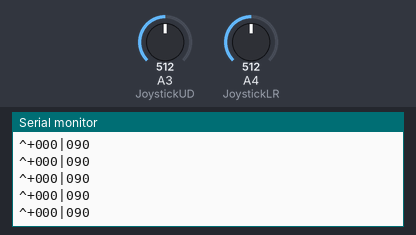
Simulated run of this sketch. Board: Arduino Uno, built with avr-gcc and run on an emulated ATmega328P. On the bench: the last lines printed to the serial monitor. The test bench sets the inputs (shaded band); at power-on: A3 (JoystickUD) = 512, A4 (JoystickLR) = 512.

Above: at 1.2 s.
1.3 s: A3 (JoystickUD) set to 716
At 2.0 s:
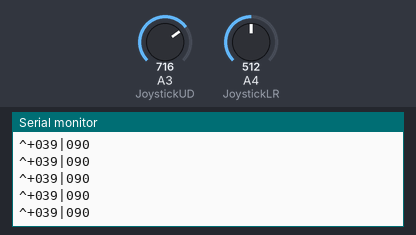
2.8 s: A4 (JoystickLR) set to 716
At 3.8 s:
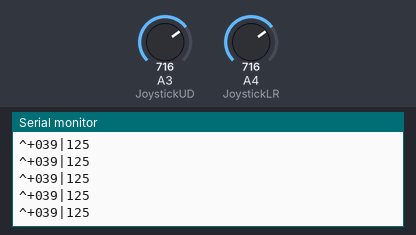
4.3 s: A3 (JoystickUD) set to 900
At 4.8 s:
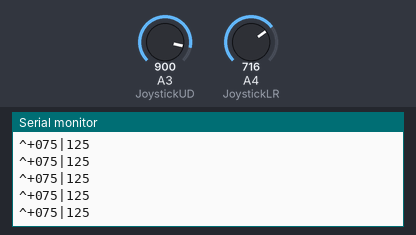
5.8 s: A4 (JoystickLR) set to 900
At 6.4 s:
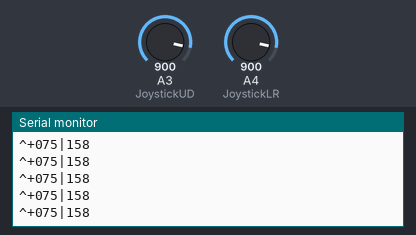
Timing chart, 0 to 8.8 s (numbered marks = the images above; inputs shaded):
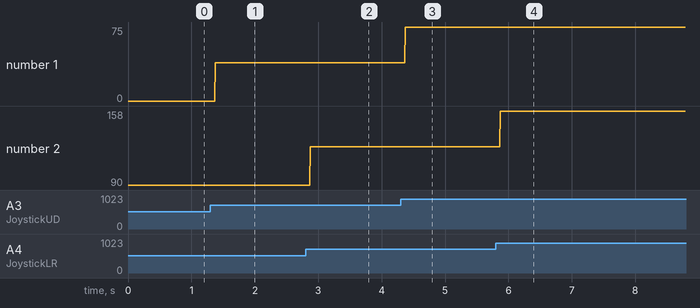

Measured:
- after the input at 1.3 s, the serial monitor: prints a new line after 0.08 s (image 1)
- after the input at 2.8 s, the serial monitor: prints a new line after 0.07 s (image 2)
- after the input at 4.3 s, the serial monitor: prints a new line after 0.07 s (image 3)
- after the input at 5.8 s, the serial monitor: prints a new line after 0.07 s (image 4)
- plotted number 1: 0 → 39 after the input at 1.3 s, 39 → 75 after the input at 4.3 s
- plotted number 2: 90 → 125 after the input at 2.8 s, 125 → 158 after the input at 5.8 s

The sketch:

bluetooth_master.ino
```cpp
#include <SoftwareSerial.h>

                                   //  The circuit:
                                   // * RX is digital pin 10 (connect to TX of other device)
                                   // * TX is digital pin 11 (connect to RX of other device)
#define TxD 2                      // Digital pin used to transmit data to the bluetooth module
#define RxD 3                      // Digital pin used to receive data from the bluetooth module
SoftwareSerial BTSerial(RxD, TxD); // RX, TX for Bluetooth

#define JoystickUD 3               // Analog pin used for Up/Down on the Parallax Thumbstick
#define JoystickLR 4               // Analog pin used for Left/Right on the Parallax Thumbstick

char data[] = "^+000|000";          // Array of size 9 (8 characters + null terminate).
                                   // Direction and Speed | Turn.  +/- for direction.
                                   // Speed is from -100 to 100, and -5 to 5 will be 0.
                                   // Turn 0 to 180, and 85 to 95 will be 90.

void setup() {
  Serial.begin(9600);
  BTSerial.begin(38400);           // Transmission speed used on the bluetooth module
}

void loop() {
  setDirectionAndSpeed();
  setTurn();
  sendData();
}

void setDirectionAndSpeed() {
  char vector[4];  // 3 characters + '\0'
  int vectorValRaw = map(analogRead(JoystickUD), 0, 1023, -100, 100);
  if(vectorValRaw >= -5 && vectorValRaw <= 5) { vectorValRaw = 0; }
  String vectorVal = String( abs(vectorValRaw) );
  vectorVal.toCharArray(vector, 4);
  replaceRange(2, 4, vector);
  data[1] = vectorValRaw >= 0 ? '+' : '-';
}

void setTurn() {
  char turn[4]; // 3 characters + '\0'
  int turnValRaw = map(analogRead(JoystickLR), 0, 1023, 0, 180);
  if(turnValRaw >= 85 && turnValRaw <= 95) { turnValRaw = 90; }
  String turnVal = String(turnValRaw);
  turnVal.toCharArray(turn, 4);
  replaceRange(6, 8, turn);
}

void replaceRange(int start_pos, int end_pos, char* vals) {
  int next_pos = strlen(vals) - 1;             // -1 so it can be used directly as an index
  for(int i = end_pos; i >= start_pos; i--) {
    if(next_pos >= 0) {
      data[i] = vals[next_pos];
      next_pos--;
    } else {
      data[i] = '0';                           // Zero out the data
    }
  }
}

void sendData() {
  BTSerial.write(data);
  Serial.println(data);
}
```
